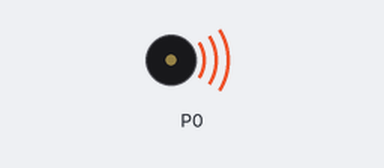
A program run on a simulated BBC micro:bit (MakeCode). On the bench: buzzer (waves = sounding).

Above: at 0.7 s.
Timing chart, 0 to 9.2 s (numbered marks = the images above):
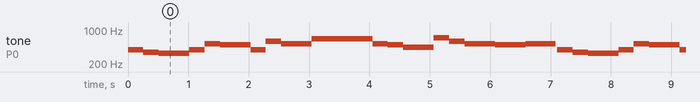

The program:

main.ts
```typescript
let タイマー時間＿分 = 0
let 動作中 = false
let 演奏中 = false
let お風呂 = 0
basic.forever(function () {
    タイマー時間＿分 = 1
    タイマー時間＿分 = 9
    タイマー時間＿分 = 3
    動作中 = false
    演奏中 = false
    お風呂 = 0
})
basic.forever(function () {
    music.playTone(392, music.beat(BeatFraction.Half))
    music.playTone(349, music.beat(BeatFraction.Half))
    music.playTone(330, music.beat(BeatFraction.Whole))
    music.playTone(392, music.beat(BeatFraction.Half))
    music.playTone(523, music.beat(BeatFraction.Half))
    music.playTone(494, music.beat(BeatFraction.Whole))
    music.playTone(392, music.beat(BeatFraction.Half))
    music.playTone(587, music.beat(BeatFraction.Half))
    music.playTone(523, music.beat(BeatFraction.Whole))
    music.playTone(659, music.beat(BeatFraction.Double))
    music.playTone(523, music.beat(BeatFraction.Half))
    music.playTone(494, music.beat(BeatFraction.Half))
    music.playTone(440, music.beat(BeatFraction.Whole))
    music.playTone(698, music.beat(BeatFraction.Half))
    music.playTone(587, music.beat(BeatFraction.Half))
    music.playTone(523, music.beat(BeatFraction.Whole))
    music.playTone(494, music.beat(BeatFraction.Whole))
    music.playTone(523, music.beat(BeatFraction.Whole))
})
```

test.ts
```typescript
// テストはここに来ます。このパッケージが拡張機能として使用されるときにはコンパイルされません。
```
